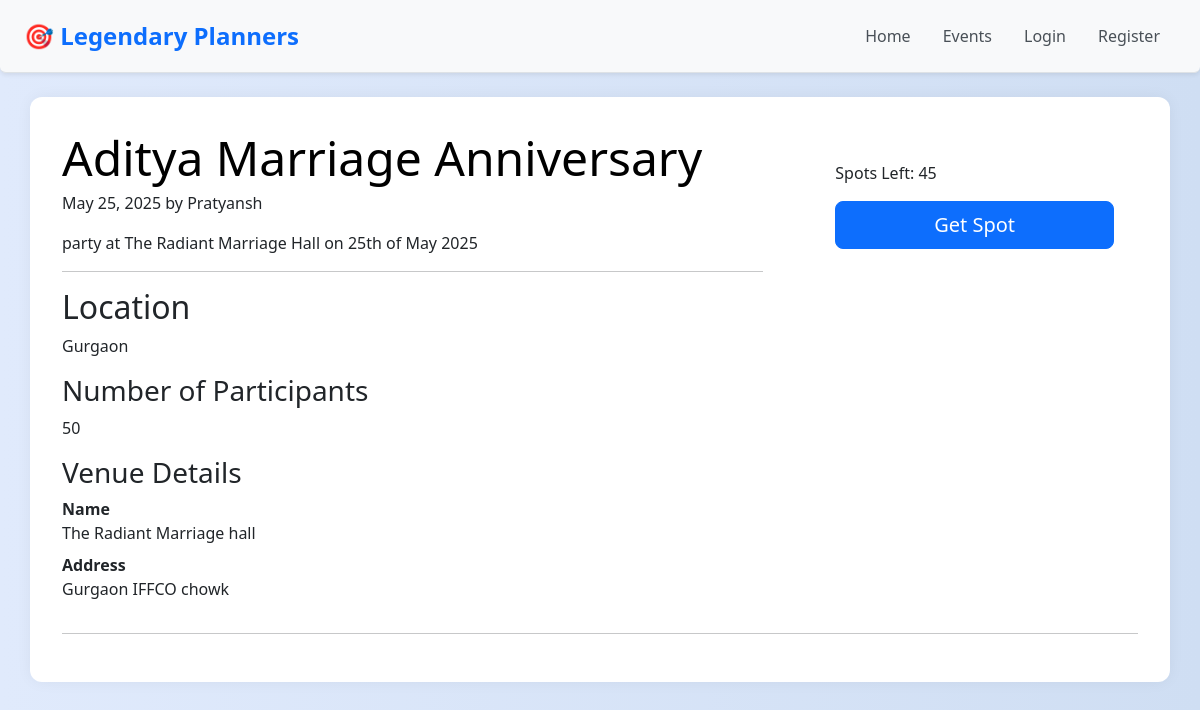
Screenshot of /details/3 with the database file from the repository.
### events/models.py (models this page shows, shortened)
class Event(models.Model):
    EVENT_STATUS_CHOICES = [
        ('upcoming', 'upcoming'),
        ('ongoing', 'ongoing'),
        ('completed', 'completed')
    ]
    name = models.CharField(max_length=100)
    description = models.TextField()
    date = models.DateField()
    start_time = models.TimeField()
    end_time = models.TimeField()
    is_public = models.BooleanField(default=False)
    location = models.CharField(max_length=100, blank=True, null=True)
    max_participants = models.PositiveIntegerField()
    organizer = models.ForeignKey(
        User, on_delete=models.CASCADE, related_name='organized_events')
    venue = models.ForeignKey(
        Venue, on_delete=models.CASCADE, related_name='events')
    pub_date = models.TimeField(default=now)
    status = models.CharField(
        max_length=10, choices=EVENT_STATUS_CHOICES, default="upcoming")
    def get_remaining_tickets(self):
        tickets = self.tickets.count()
        return max(0, self.max_participants - tickets)

class Venue(models.Model):
    name = models.CharField(max_length=100)
    is_virtual = models.BooleanField(default=False)
    address = models.CharField(max_length=200, blank=True, null=True)
    capacity = models.IntegerField(blank=True, null=True)
    virtual_meeting_link = models.URLField(blank=True, null=True)

### events/views.py (the view)
# urls.py: path("details/<int:pk>", views.PublicDetails, name="details"),
def PublicDetails(request, pk):
    event = get_object_or_404(Event, pk=pk)
    user = request.user
    ticket = None
    review = None
    past_event = timezone.now().date() > event.date
    reviews = EventReview.objects.filter(event=event)
    rating = reviews.aggregate(Avg('rating'))
    if user.is_authenticated:
        ticket = Ticket.objects.filter(event=event, user=user).first()
        review = EventReview.objects.filter(event=event, reviewer=user).first()
    return render(request, "events/details_event.html", {
        "event": event,
        "user": user,
        "ticket": ticket,
        "date": timezone.now(),
        "tickets": event.get_remaining_tickets(),
        "past_event": past_event,
        "review": review,
        "reviews": reviews,
        "rating": rating
    })

### events/templates/events/details_event.html (shortened to what this page needs)
{% extends "events/base.html" %}
{% block content %}
<div class="row g-5">
  <div class="col-md-8">
    <article class="blog-post">
      <h2 class="display-5 link-body-emphasis mb-1">{{ event.name }}</h2>
      <p class="blog-post-meta">{{ event.date }} by {{ event.organizer }}</p>
      <p>{{ event.description }}</p>
      <hr>
      <h2>Location</h2>
      <p>{{ event.location }}</p>
      <h3>Number of Participants</h3>
      <p>{{ event.max_participants }}</p>
      <h3>Venue Details</h3>
      <dl>
        <dt>Name</dt>
        <dd>{{ event.venue.name }}</dd>
        <dt>Address</dt>
        <dd>
          {% if event.venue.is_virtual %}
            Virtual
          {% else %}
            {{ event.venue.address }}
          {% endif %}
        </dd>
      </dl>
    </article>
  </div>
  <div class="col-md-4">
    <div class="position-sticky" style="top: 2rem;">
      <div class="p-4">
        <ol class="list-unstyled">
          {% if not past_event %}
            <p class="my-2">Spots Left: {{ tickets }}</p>
          {% endif %}
          {% if user %}
            {% if event.organizer != user %}
              <li>
                {% if tickets == 0 or past_event %}
                  Finished
                {% else %}
                  <a class="w-100 btn btn-lg btn-primary my-2" href="{% url 'buy-ticket' event.id %}">
                    {% if ticket %}
                      Registered
                    {% else %}
                      Get Spot
                    {% endif %}
                  </a>
                {% endif %}
              </li>
            {% endif %}
          {% else %}
            <li>
              <a class="w-100 btn btn-lg btn-primary my-2" href="{% url 'buy-ticket' event.id %}" {% if tickets == 0 %} disabled {% endif %}>
                Get Spot
              </a>
            </li>
          {% endif %}
        </ol>
      </div>
    </div>
  </div>
</div>
<hr />
{% endblock %}

### events/templates/events/base.html (style rules this page uses)
body { background: linear-gradient(to right, #e0eafc, #cfdef3); min-height: 100vh; font-family: 'Segoe UI', sans-serif; }
.btn { transition: all 0.2s ease; }

### rows the page displays
Event: name "Aditya Marriage Anniversary", date "May 25, 2025", organizer "Pratyansh", description "party at The Radiant Marriage Hall on 25th of May 2025", location "Gurgaon", max_participants "50", venue.name "The Radiant Marriage hall", venue.address "Gurgaon IFFCO chowk"

### other values shown
{{ tickets }} "45"
